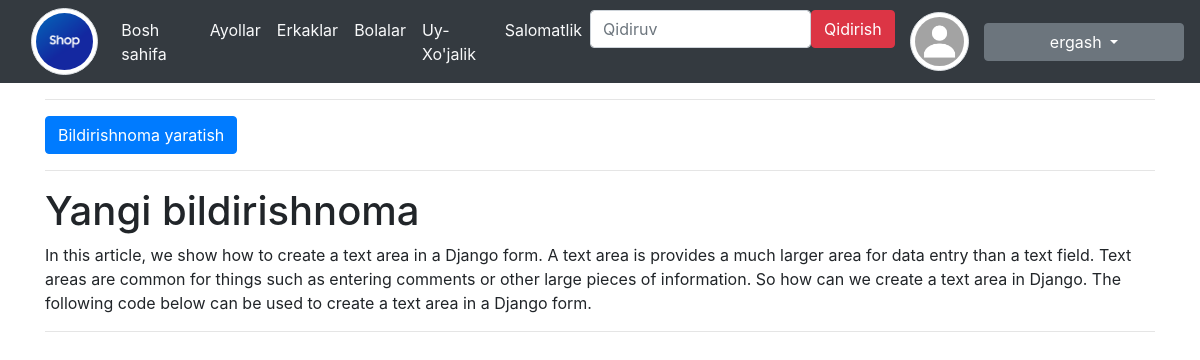
Page /user/notifications/ (signed in) on the committed database.
### users/models.py (models this page shows)
class CustomUser(AbstractUser):
    age = models.PositiveSmallIntegerField(null=True, blank=False)
    password = models.CharField(max_length=10)
    phone = models.IntegerField(max_length=15, null=True)
    image = models.ImageField(upload_to='users/',blank=True, null=True)
    location = models.CharField(max_length=255, choices=Location_choices)

### notifications/models.py (models this page shows)
class Notifications(models.Model):
    title = models.CharField(max_length=300)
    body = models.CharField(max_length=2000)

### notifications/views.py (the view)
# urls.py: path('notifications/', NotificationList, name='notifications'),
def NotificationList(request):
    notifications = Notifications.objects.all()
    user = CustomUser.objects.get(username=request.user.username)
    context = {
        "notifications": notifications,
        "user": user
    }
    return render(request, template_name="user/notifications.html", context=context)

### templates/user/notifications.html
{% extends 'base.html' %}
{% load django_bootstrap5 %}
{% block content %}
    {% if user.is_staff %}
        <hr class="hr" />
        <div class="text-left">
            <a class="btn btn-primary" href="{% url 'create_notification' %}" role="button">Bildirishnoma yaratish</a>
        </div>
    {% endif %}
    <hr class="hr" />
    {% if notifications %}
        {% for notification in notifications %}
            <h1>{{ notification.title }}</h1>
            <p>{{ notification.body }}</p>
        {% endfor %}
    {% endif %}
    {% if user.is_staff %}
        <hr class="hr" />
    {% endif %}
{% endblock content %}

### templates/base.html (shortened to what this page needs)
{% load static %}
<!DOCTYPE html>
<html lang="en">
<head>
    <link rel="stylesheet" href="https://cdn.jsdelivr.net/npm/bootstrap@4.5.3/dist/css/bootstrap.min.css">
    <link rel="stylesheet" href="https://cdn.jsdelivr.net/npm/bootstrap-icons@1.9.0/font/bootstrap-icons.css">
</head>
<body>
    <nav class="navbar navbar-expand-md navbar-light bg-dark">
        <div class="col-xs-3 col-sm-1">
            <img class="mg-fluid rounded-circle img-thumbnail" src="{% static 'img/shop.png' %}" alt="Townhouses">
        </div>
        <div class="collapse navbar-collapse" id="navbarNav">
            <ul class="navbar-nav mr-auto">
                <li class="nav-item active">
                    <a class="nav-link text-light" href="{% url 'home' %}">Bosh sahifa <span class="sr-only">(current)</span></a>
                </li>
                <li class="nav-item">
                    <a class="nav-link text-light" href="{% url 'product_filters' category='Ayollar' %}">Ayollar</a>
                </li>
                <li class="nav-item">
                    <a class="nav-link text-light" href="{% url 'product_filters' category='Erkaklar' %}">Erkaklar</a>
                </li>
                <li class="nav-item">
                    <a class="nav-link text-light" href="{% url 'product_filters' category='Bolalar' %}">Bolalar</a>
                </li>
                <li class="nav-item">
                    <a class="nav-link text-light" href="{% url 'product_filters' category="Uy-Xo'jalik" %}">Uy-Xo'jalik</a>
                </li>
                <li class="nav-item">
                    <a class="nav-link text-light" href="{% url 'product_filters' category='Salomatlik' %}">Salomatlik</a>
                </li>
                <li class="nav-item">
                    <div class="d-flex">
                      <form class="d-flex" method=POST action="{% url 'search' %}">
                        <input class="form-control me-2" type="search" placeholder="Qidiruv" aria-label="Search" name="searched">
                        <button type="submit" class="btn btn-danger">Qidirish</button>
                      </form>
                    </div>
                </li>
            </ul>
            {% if user.is_authenticated %}
                {% if user.image %}
                    <div class="col-xs-3 col-sm-1">
                        <img src="{{ user.image.url }}" alt="{{ user.username }}" class="img-fluid rounded-circle img-thumbnail">
                    </div>
                {% else %}
                    <div class="col-xs-3 col-sm-1">
                        <img src="{% static 'img/unknown.jpg' %}" alt="{{ user.username }}" class="mg-fluid rounded-circle img-thumbnail">
                    </div>
                {% endif %}
                <div class="dropdown">
                    <button style="min-width: 200px" class="btn btn-secondary dropdown-toggle " type="button" id="dropdownMenuButton1" data-bs-toggle="dropdown" aria-expanded="false">
                        {{ user.username }}
                    </button>
                </div>
            {% else %}
                <div class="btn-group" role="group" aria-label="Basic example">
                    <a class="btn btn-dark" href="{% url 'signin' %}" role="button">Kirish</a>
                    <a class="btn btn-dark" href="{% url 'signup' %}" role="button">Ro'yxatdan o'tish</a>
                </div>
            {% endif %}
        </div>
    </nav>
    <main>
        <div class="container">
            {% block content %}
            {% endblock content %}
        </div>
    </main>
</body>
</html>

### rows in the picture
CustomUser: username "ergash"
Notifications: title "Yangi bildirishnoma", body "In this article, we show how to create a text area in a Django form. A text area is provides a much larger area for data entry than a text field. Text areas are common for things such as entering comments or other large pieces of information. So how can we create a text area in Django. The following code below can be used to create a text area in a Django form."
